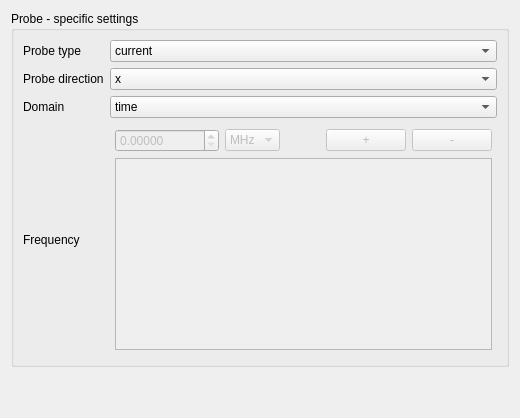
               <widget class="QWidget" name="Probe">
                <attribute name="title">
                 <string>Probe</string>
                </attribute>
                <layout class="QVBoxLayout" name="verticalLayout_48">
                 <item>
                  <widget class="QGroupBox" name="probeProbeSettingsGroup">
                   <property name="enabled">
                    <bool>true</bool>
                   </property>
                   <property name="title">
                    <string>Probe - specific settings</string>
                   </property>
                   <layout class="QGridLayout" name="gridLayout_35">
                    <item row="4" column="0">
                     <widget class="QLabel" name="label_155">
                      <property name="text">
                       <string>Frequency</string>
                      </property>
                     </widget>
                    </item>
                    <item row="1" column="1">
                     <widget class="QComboBox" name="probeProbeDirection">
                      <property name="currentText">
                       <string>x</string>
                      </property>
                      <item>
                       <property name="text">
                        <string>x</string>
                       </property>
                      </item>
                      <item>
                       <property name="text">
                        <string>y</string>
                       </property>
                      </item>
                      <item>
                       <property name="text">
                        <string>z</string>
                       </property>
                      </item>
                     </widget>
                    </item>
                    <item row="0" column="0">
                     <widget class="QLabel" name="label_156">
                      <property name="text">
                       <string>Probe type</string>
                      </property>
                     </widget>
                    </item>
                    <item row="2" column="0">
                     <widget class="QLabel" name="label_157">
                      <property name="text">
                       <string>Domain</string>
                      </property>
                     </widget>
                    </item>
                    <item row="0" column="1">
                     <widget class="QComboBox" name="probeProbeType">
                      <property name="currentText">
                       <string>current</string>
                      </property>
                      <item>
                       <property name="text">
                        <string>current</string>
                       </property>
                      </item>
                      <item>
                       <property name="text">
                        <string>voltage</string>
                       </property>
                      </item>
                      <item>
                       <property name="text">
                        <string>E field</string>
                       </property>
                      </item>
                      <item>
                       <property name="text">
                        <string>H field</string>
                       </property>
                      </item>
                     </widget>
                    </item>
                    <item row="2" column="1">
                     <widget class="QComboBox" name="probeProbeDomain">
                      <property name="currentText">
                       <string>time</string>
                      </property>
                      <item>
                       <property name="text">
                        <string>time</string>
                       </property>
                      </item>
                      <item>
                       <property name="text">
                        <string>frequency</string>
                       </property>
                      </item>
                     </widget>
                    </item>
                    <item row="1" column="0">
                     <widget class="QLabel" name="label_158">
                      <property name="text">
                       <string>Probe direction</string>
                      </property>
                     </widget>
                    </item>
                    <item row="4" column="1">
                     <layout class="QVBoxLayout" name="verticalLayout_49">
                      <property name="leftMargin">
                       <number>5</number>
                      </property>
                      <property name="topMargin">
                       <number>5</number>
                      </property>
                      <property name="rightMargin">
                       <number>5</number>
                      </property>
                      <property name="bottomMargin">
                       <number>5</number>
                      </property>
                      <item>
                       <layout class="QHBoxLayout" name="horizontalLayout_88">
                        <item>
                         <widget class="QDoubleSpinBox" name="probeProbeFrequencyInput">
                          <property name="enabled">
                           <bool>false</bool>
                          </property>
                          <property name="decimals">
                           <number>5</number>
                          </property>
                          <property name="maximum">
                           <double>10000000.000000000000000</double>
                          </property>
                          <property name="singleStep">
                           <double>0.100000000000000</double>
                          </property>
                         </widget>
                        </item>
                        <item>
                         <widget class="QComboBox" name="probeProbeFrequencyUnits">
                          <property name="enabled">
                           <bool>false</bool>
                          </property>
                          <property name="currentIndex">
                           <number>2</number>
                          </property>
                          <item>
                           <property name="text">
                            <string>Hz</string>
                           </property>
                          </item>
                          <item>
                           <property name="text">
                            <string>kHz</string>
                           </property>
                          </item>
                          <item>
                           <property name="text">
                            <string>MHz</string>
                           </property>
                          </item>
                          <item>
                           <property name="text">
                            <string>GHz</string>
                           </property>
                          </item>
                         </widget>
                        </item>
                        <item>
                         <spacer name="horizontalSpacer_77">
                          <property name="orientation">
                           <enum>Qt::Horizontal</enum>
                          </property>
                          <property name="sizeType">
                           <enum>QSizePolicy::Preferred</enum>
                          </property>
                          <property name="sizeHint" stdset="0">
                           <size>
                            <width>40</width>
                            <height>20</height>
                           </size>
                          </property>
                         </spacer>
                        </item>
                        <item>
                         <widget class="QPushButton" name="probeProbeFrequencyAddButton">
                          <property name="enabled">
                           <bool>false</bool>
                          </property>
                          <property name="text">
                           <string>+</string>
                          </property>
                         </widget>
                        </item>
                        <item>
                         <widget class="QPushButton" name="probeProbeFrequencyRemoveButton">
                          <property name="enabled">
                           <bool>false</bool>
                          </property>
                          <property name="text">
                           <string>-</string>
                          </property>
                         </widget>
                        </item>
                       </layout>
                      </item>
                      <item>
                       <widget class="QListWidget" name="probeProbeFrequencyList">
                        <property name="enabled">
                         <bool>false</bool>
                        </property>
                        <property name="sizePolicy">
                         <sizepolicy hsizetype="Preferred" vsizetype="Preferred">
                          <horstretch>0</horstretch>
                          <verstretch>0</verstretch>
                         </sizepolicy>
                        </property>
                       </widget>
                      </item>
                     </layout>
                    </item>
                   </layout>
                  </widget>
                 </item>
                 <item>
                  <spacer name="verticalSpacer_37">
                   <property name="orientation">
                    <enum>Qt::Vertical</enum>
                   </property>
                   <property name="sizeHint" stdset="0">
                    <size>
                     <width>20</width>
                     <height>40</height>
                    </size>
                   </property>
                  </spacer>
                 </item>
                </layout>
               </widget>
